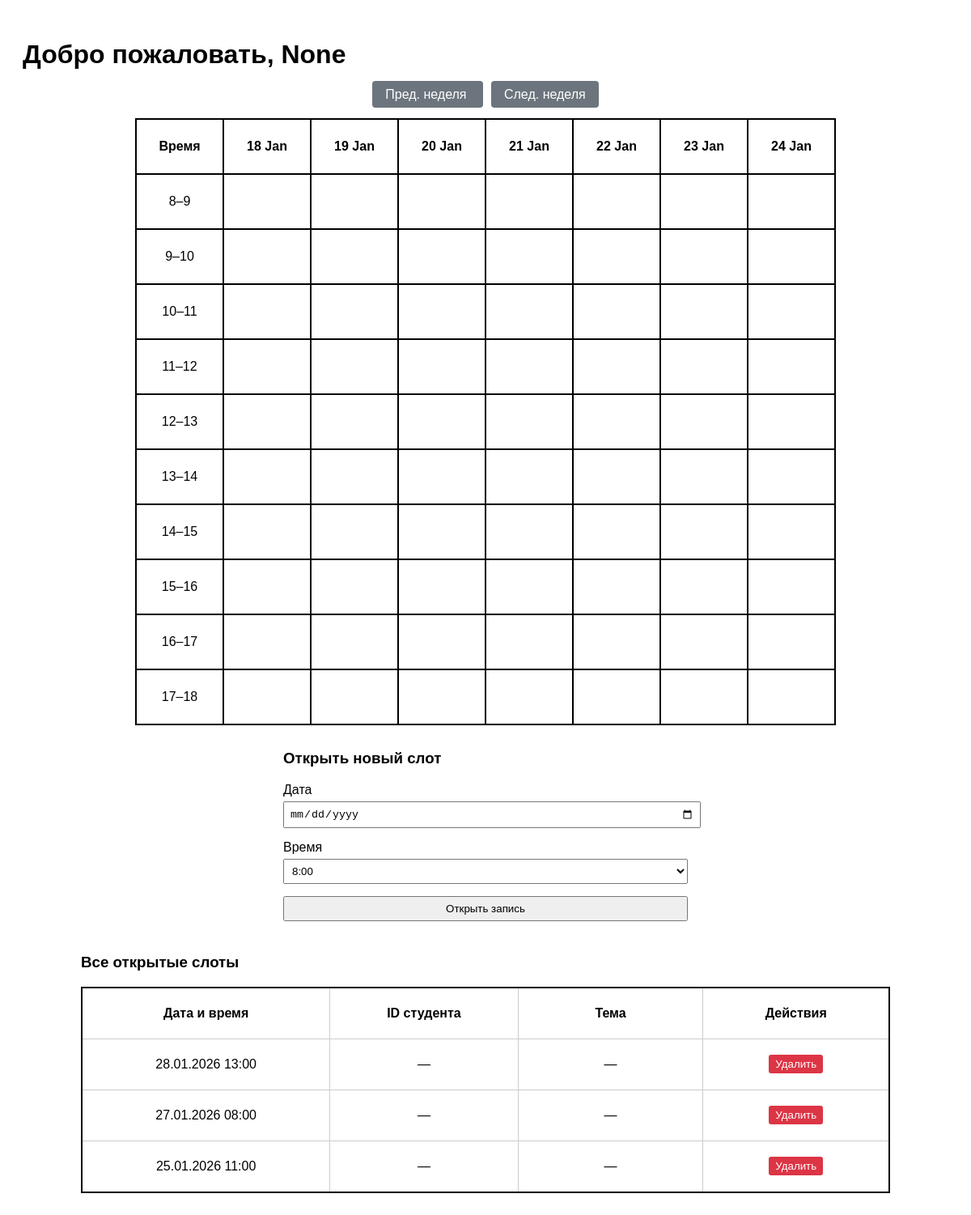
/teacher_page?start_date=2026-01-18, run on an earlier commit of the app's database.
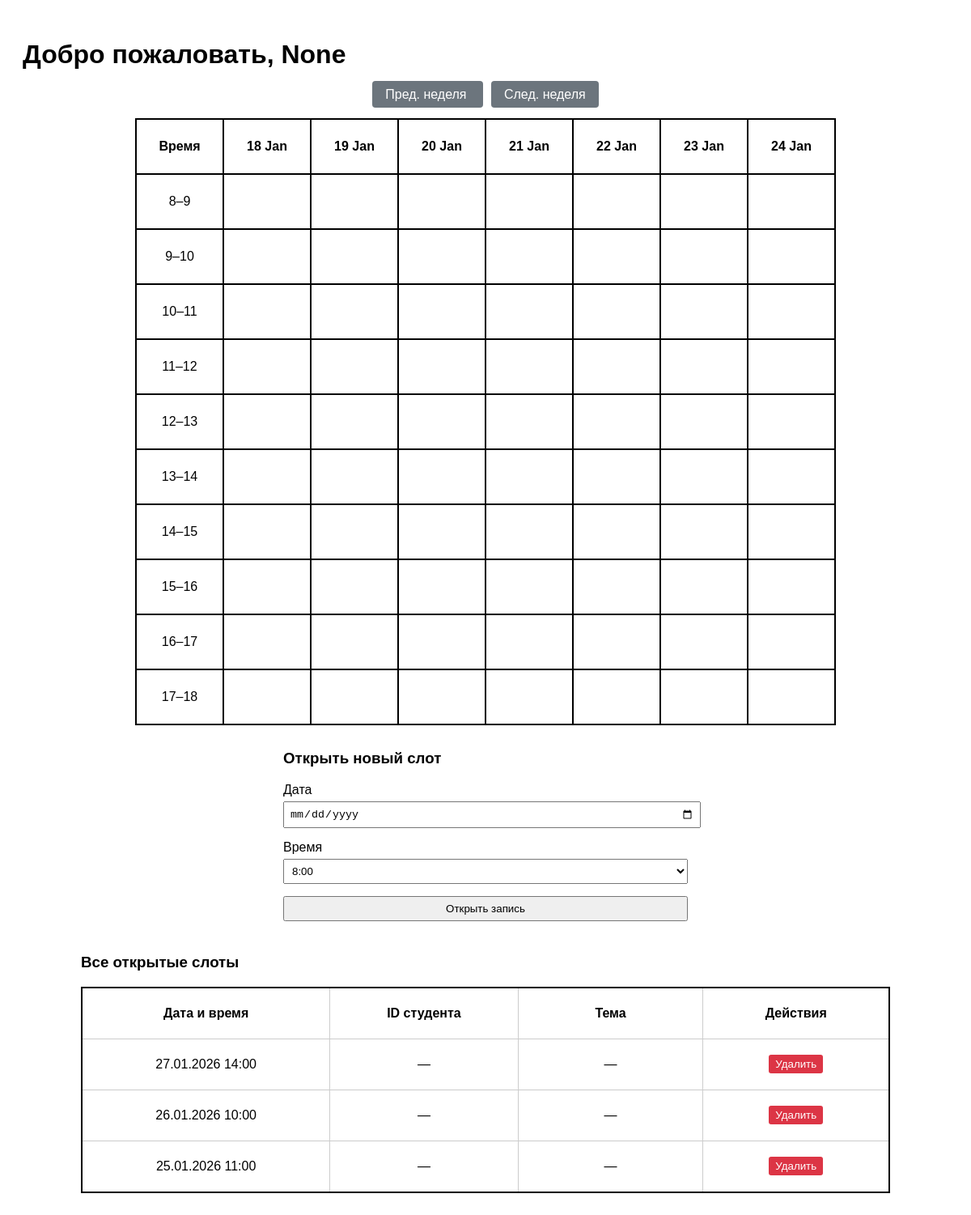
And on a later commit of the database.
### model.py (models this page shows)
class Consultation(Base):
    __tablename__ = 'consultation'
    id = Column(Integer, primary_key=True)
    teacher_id = Column(Integer, ForeignKey('users.id'), nullable=False)
    start_time = Column(DateTime, nullable=False)
    is_open = Column(Boolean, default=True)
    student_id = Column(Integer, ForeignKey('users.id'), nullable=True)
    topic = Column(String(200), nullable=True)
    teacher = relationship("Users", foreign_keys=[teacher_id], back_populates="taught_slots")
    student = relationship("Users", foreign_keys=[student_id], back_populates="booked_slots")

### app.py (the view, shortened to what this page needs)
@app.route("/teacher_page", methods=["GET", "POST"])
def teacher_page():
    login = request.args.get('login')
    role = request.args.get('role')
    form = OpenSlotForm()
    CURRENT_TEACHER_ID = 1
    start_date_str = request.args.get('start_date')
    if start_date_str:
        try:
            start_date = datetime.strptime(start_date_str, '%Y-%m-%d').date()
        except ValueError:
            start_date = datetime.today().date()
    else:
        start_date = datetime.today().date()
    week_dates = [start_date + timedelta(days=i) for i in range(7)]
    for el in session.query(Users).all():
        if el.username == login and role==el.role:
            CURRENT_TEACHER_ID = el.id
    week_start = datetime.combine(start_date, datetime.min.time())
    week_end = week_start + timedelta(days=7)
    week_slots = session.query(Consultation).filter(
        Consultation.teacher_id == CURRENT_TEACHER_ID,
        Consultation.start_time >= week_start,
        Consultation.start_time < week_end
    ).all()
    slot_set = {(s.start_time.date(), s.start_time.hour) for s in week_slots}
    all_slots = session.query(Consultation).filter_by(
        teacher_id=CURRENT_TEACHER_ID
    ).order_by(Consultation.start_time.desc()).all()
    prev_week = (start_date - timedelta(days=7)).strftime('%Y-%m-%d')
    next_week = (start_date + timedelta(days=7)).strftime('%Y-%m-%d')
    return render_template(
        'teacher_page.html',
        login=login,
        role=role,
        form=form,
        week_dates=week_dates,
        slot_set=slot_set,
        all_slots=all_slots,
        prev_week=prev_week,
        next_week=next_week
    )

### forms.py
class OpenSlotForm(FlaskForm):
    date = DateField('Дата', validators=[DataRequired()], format='%Y-%m-%d')
    hour = SelectField(
        'Время',
        choices=[
            (str(h), f"{h}:00") for h in range(8, 18)
        ],
        validators=[DataRequired()]
    )
    submit = SubmitField('Открыть запись')

### templates/teacher_page.html (shortened to what this page needs)
<!DOCTYPE html>
<html>
<head>
</head>
<body>
    <h1>Добро пожаловать, {{ login }}</h1>
    <div style="text-align: center; margin: 15px 0;">
        <a href="{{ url_for('teacher_page', login=login, role=role, start_date=prev_week) }}"
        style="padding: 8px 16px; background: #6c757d; color: white; text-decoration: none; border-radius: 4px; margin-right: 10px;">
            Пред. неделя
        </a>
        <a href="{{ url_for('teacher_page', login=login, role=role, start_date=next_week) }}"
        style="padding: 8px 16px; background: #6c757d; color: white; text-decoration: none; border-radius: 4px;">
            След. неделя
        </a>
    </div>
    <table>
    <thead>
        <tr>
        <th>Время</th>
        {% for date in week_dates %}
            <th>{{ date.strftime('%d %b') }}</th>
        {% endfor %}
        </tr>
    </thead>
    <tbody>
        {% for hour in range(8, 18) %}
        <tr>
        <td>{{ hour }}–{{ hour+1 }}</td>
        {% for date in week_dates %}
            <td {% if (date, hour) in slot_set %}class="open-slot"{% endif %}>
            </td>
        {% endfor %}
        </tr>
        {% endfor %}
    </tbody>
    </table>
    <div class="form-container">
    <h3>Открыть новый слот</h3>
    <form method="POST">
        <div class="form-group">
        {{ form.date.label }}
        {{ form.date() }}
        </div>
        <div class="form-group">
        {{ form.hour.label }}
        {{ form.hour() }}
        </div>
        {{ form.submit(class="btn") }}
    </form>
    </div>
    <div class="slots-list" style="max-width: 1000px; margin: 40px auto;">
    <h3>Все открытые слоты</h3>
    {% if all_slots %}
        <table style="width: 100%; border-collapse: collapse; margin-top: 10px;">
        <thead>
            <tr>
            <th style="border: 1px solid #ccc; padding: 6px;">Дата и время</th>
            <th style="border: 1px solid #ccc; padding: 6px;">ID студента</th>
            <th style="border: 1px solid #ccc; padding: 6px;">Тема</th>
            <th style="border: 1px solid #ccc; padding: 6px;">Действия</th>
            </tr>
        </thead>
        <tbody>
            {% for slot in all_slots %}
            <tr>
            <td style="border: 1px solid #ccc; padding: 6px;">{{ slot.start_time.strftime('%d.%m.%Y %H:%M') }}</td>
            <td style="border: 1px solid #ccc; padding: 6px;">{{ slot.student_id or '—' }}</td>
            <td style="border: 1px solid #ccc; padding: 6px;">{{ slot.topic or '—' }}</td>
            <td style="border: 1px solid #ccc; padding: 6px;">
                {% if slot.student_id is none %}
                    <form method="POST" action="{{ url_for('delete_slot', slot_id=slot.id, login=login,
                    role=role,) }}" style="display:inline;">
                        <button type="submit"
                            onclick="return confirm('Удалить слот {{ slot.display_time }}?')"
                            style="padding: 4px 8px; background: #dc3545; color: white; border: none; border-radius: 3px; cursor: pointer;">
                            Удалить
                        </button>
                    </form>
                {% else %}
                    Занят
                {% endif %}
            </td>
            </tr>
            {% endfor %}
        </tbody>
        </table>
    {% else %}
        <p>Нет созданных слотов.</p>
    {% endif %}
    </div>
</body>
</html>

### templates/teacher_page.html (style rules this page uses)
body { font-family: Arial, sans-serif; padding: 20px; }
table { border: 2px solid black; border-collapse: collapse; margin: 20px auto; }
th, td { border: 2px solid black; padding: 8px; text-align: center; min-width: 90px; height: 50px; }
.form-container { max-width: 500px; margin: 30px auto; }
.form-group { margin-bottom: 15px; }
label { display: block; margin-bottom: 5px; }
input, select { width: 100%; padding: 6px; }
button { padding: 8px 16px; background: #007bff; color: white; border: none; cursor: pointer; }

What changed in the data, as far as the page shows it:
removed Consultation: start_time "27.01.2026 08:00", student_id "—", topic "—"
added Consultation: start_time "27.01.2026 14:00", student_id "—", topic "—"
changed Consultation (number 2 of 3 on the later page): start_time "28.01.2026 13:00" → "26.01.2026 10:00"
